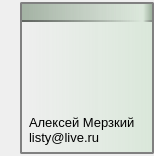
<?xml version="1.0" encoding="UTF-8"?>
<ui version="4.0">
 <class>outcom</class>
 <widget class="QWidget" name="outcom">
  <property name="geometry">
   <rect>
    <x>0</x>
    <y>0</y>
    <width>154</width>
    <height>156</height>
   </rect>
  </property>
  <property name="windowTitle">
   <string>Form</string>
  </property>
  <layout class="QHBoxLayout" name="horizontalLayout">
   <property name="spacing">
    <number>0</number>
   </property>
   <property name="margin">
    <number>0</number>
   </property>
   <item>
    <spacer name="horizontalSpacer">
     <property name="orientation">
      <enum>Qt::Horizontal</enum>
     </property>
     <property name="sizeType">
      <enum>QSizePolicy::Minimum</enum>
     </property>
     <property name="sizeHint" stdset="0">
      <size>
       <width>20</width>
       <height>20</height>
      </size>
     </property>
    </spacer>
   </item>
   <item>
    <widget class="QGroupBox" name="groupBox_2">
     <property name="sizePolicy">
      <sizepolicy hsizetype="Preferred" vsizetype="Maximum">
       <horstretch>0</horstretch>
       <verstretch>0</verstretch>
      </sizepolicy>
     </property>
     <property name="styleSheet">
      <string notr="true">QGroupBox {
    background: qlineargradient(spread:pad, x1:0, y1:0, x2:1, y2:0, stop:0 rgba(255, 255, 255, 0), stop:1 rgba(104, 190, 104, 40));
    border: 2px solid gray;
    border-radius: 2px;
}</string>
     </property>
     <layout class="QGridLayout" name="gridLayout_5" rowstretch="0,0,1" columnstretch="0,1">
      <property name="margin">
       <number>0</number>
      </property>
      <property name="spacing">
       <number>0</number>
      </property>
      <item row="0" column="1">
       <widget class="QLabel" name="dateLabel">
        <property name="minimumSize">
         <size>
          <width>0</width>
          <height>18</height>
         </size>
        </property>
        <property name="font">
         <font>
          <pointsize>10</pointsize>
         </font>
        </property>
        <property name="toolTip">
         <string notr="true"/>
        </property>
        <property name="styleSheet">
         <string notr="true">QLabel {
	background: qlineargradient(spread:pad, x1:0, y1:0, x2:1, y2:0, stop:0 rgba(255, 255, 255, 0), stop:1 rgba(128, 150, 128, 175));
    border-bottom: 2px solid qlineargradient(spread:pad, x1:0, y1:0, x2:1, y2:0, stop:0 rgba(255, 255, 255, 0), stop:1 rgba(128, 128, 128, 175));
	padding: 0px;
}</string>
        </property>
        <property name="textFormat">
         <enum>Qt::PlainText</enum>
        </property>
        <property name="alignment">
         <set>Qt::AlignRight|Qt::AlignTrailing|Qt::AlignVCenter</set>
        </property>
        <property name="margin">
         <number>2</number>
        </property>
       </widget>
      </item>
      <item row="2" column="0">
       <widget class="QLabel" name="authorFullLabel">
        <property name="minimumSize">
         <size>
          <width>0</width>
          <height>50</height>
         </size>
        </property>
        <property name="font">
         <font>
          <pointsize>10</pointsize>
         </font>
        </property>
        <property name="accessibleDescription">
         <string notr="true"/>
        </property>
        <property name="styleSheet">
         <string notr="true">QLabel {
	padding: 4px;
}</string>
        </property>
        <property name="text">
         <string>Алексей Мерзкий
listy@live.ru</string>
        </property>
        <property name="textFormat">
         <enum>Qt::PlainText</enum>
        </property>
        <property name="alignment">
         <set>Qt::AlignBottom|Qt::AlignLeading|Qt::AlignLeft</set>
        </property>
       </widget>
      </item>
      <item row="1" column="1" rowspan="2">
       <widget class="QLabel" name="commentLabel">
        <property name="textFormat">
         <enum>Qt::RichText</enum>
        </property>
        <property name="scaledContents">
         <bool>true</bool>
        </property>
        <property name="alignment">
         <set>Qt::AlignLeading|Qt::AlignLeft|Qt::AlignTop</set>
        </property>
        <property name="wordWrap">
         <bool>true</bool>
        </property>
        <property name="openExternalLinks">
         <bool>true</bool>
        </property>
        <property name="textInteractionFlags">
         <set>Qt::LinksAccessibleByKeyboard|Qt::LinksAccessibleByMouse|Qt::TextBrowserInteraction|Qt::TextSelectableByKeyboard|Qt::TextSelectableByMouse</set>
        </property>
       </widget>
      </item>
      <item row="1" column="0">
       <widget class="QLabel" name="authorPicLabel">
        <property name="minimumSize">
         <size>
          <width>120</width>
          <height>80</height>
         </size>
        </property>
        <property name="maximumSize">
         <size>
          <width>120</width>
          <height>120</height>
         </size>
        </property>
        <property name="text">
         <string>&lt;img src=&quot;D:/APS/OneDrive/Exam_(work_title)/root/admin/login/listy/icon/listy_icon_icon.png&quot;&gt;</string>
        </property>
        <property name="textFormat">
         <enum>Qt::RichText</enum>
        </property>
        <property name="alignment">
         <set>Qt::AlignHCenter|Qt::AlignTop</set>
        </property>
        <property name="margin">
         <number>2</number>
        </property>
       </widget>
      </item>
      <item row="0" column="0">
       <widget class="QLabel" name="authorLabel">
        <property name="minimumSize">
         <size>
          <width>0</width>
          <height>18</height>
         </size>
        </property>
        <property name="font">
         <font>
          <pointsize>10</pointsize>
          <weight>75</weight>
          <bold>true</bold>
         </font>
        </property>
        <property name="styleSheet">
         <string notr="true">QLabel {
	background: qlineargradient(spread:pad, x1:0, y1:0, x2:1, y2:0, stop:0 rgba(128, 150, 128, 175), stop:1 rgba(64, 64,64, 0));
    border-bottom: 2px solid qlineargradient(spread:pad, x1:0, y1:0, x2:1, y2:0, stop:0 rgba(64, 64, 64, 175), stop:1 rgba(255, 255,255, 0));
	padding: 0px;
}</string>
        </property>
        <property name="textFormat">
         <enum>Qt::PlainText</enum>
        </property>
       </widget>
      </item>
     </layout>
    </widget>
   </item>
  </layout>
 </widget>
 <resources/>
 <connections/>
</ui>
